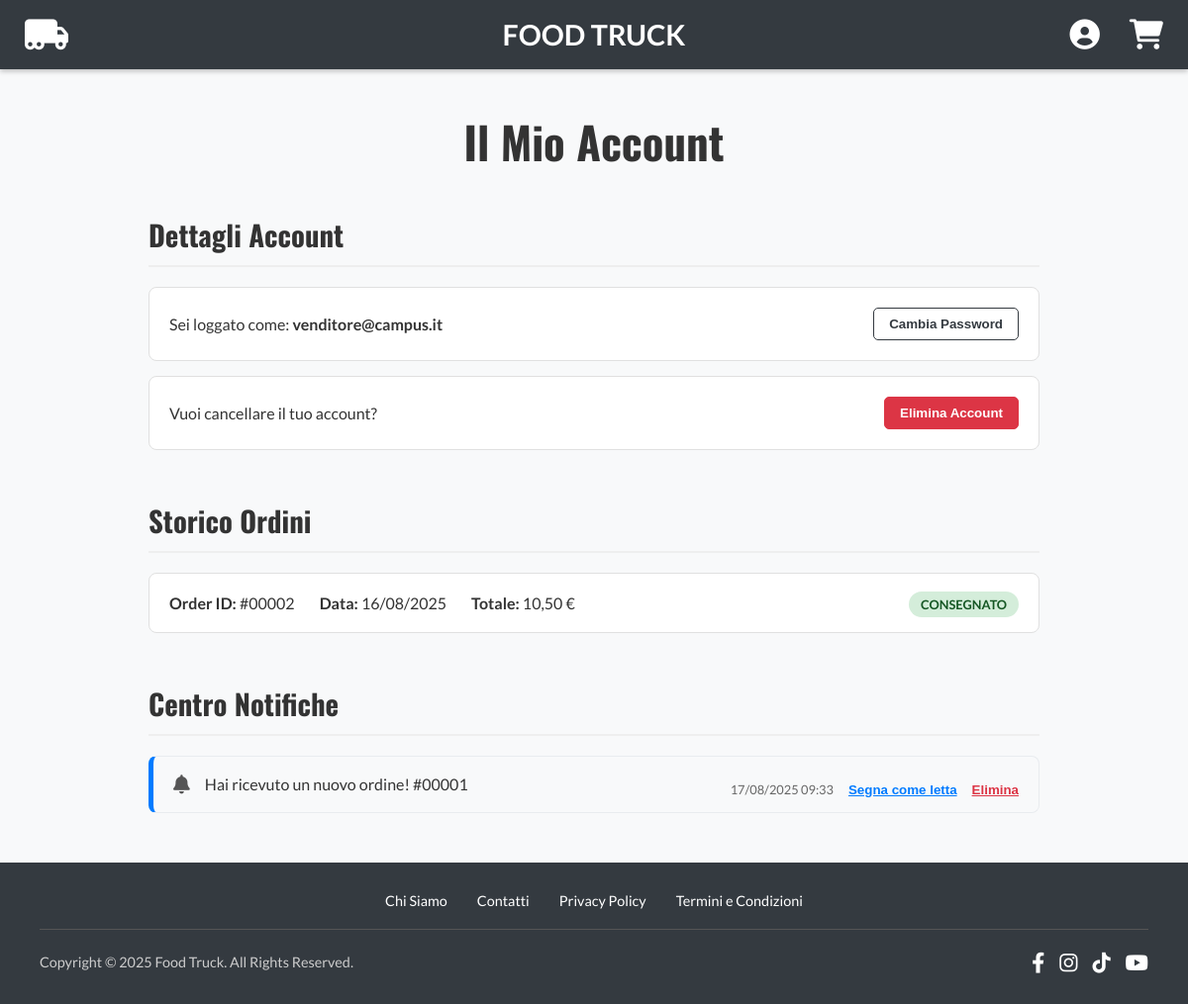
Before: /account.php (signed in) with the older database file.
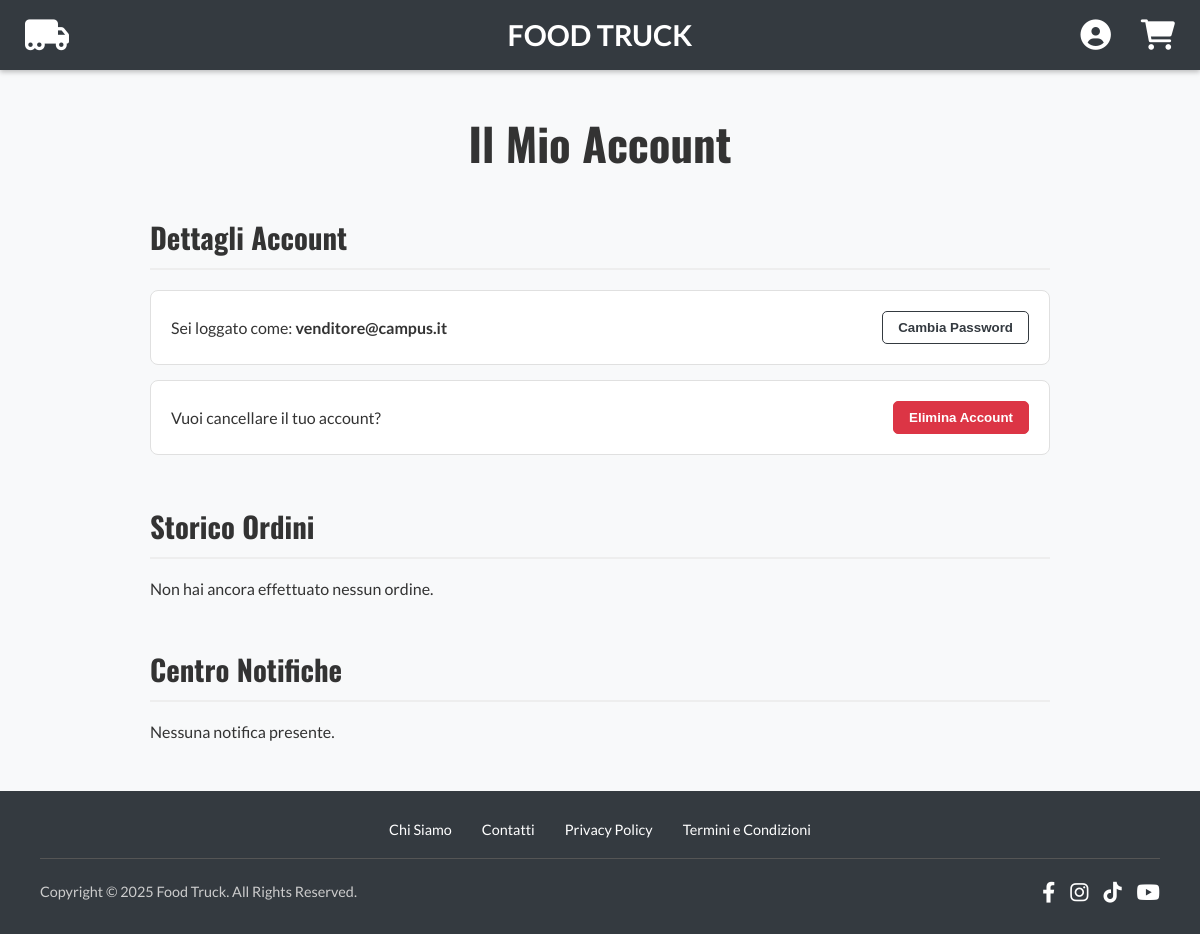
After: the same page with the newer database file.
### tables this page shows
CREATE TABLE IF NOT EXISTS `Ordini` (
    `id_ordine` INT AUTO_INCREMENT PRIMARY KEY,
    `id_utente` INT NOT NULL,
    `data_ordine` DATETIME NOT NULL DEFAULT CURRENT_TIMESTAMP,
    `totale` DECIMAL(6,2) NOT NULL CHECK (totale >= 0),
    `stato` ENUM('ricevuto', 'in_preparazione', 'in_consegna', 'consegnato', 'annullato') NOT NULL DEFAULT 'ricevuto',
    `fascia_oraria_consegna` VARCHAR(50) NOT NULL,
    `aula_consegna` VARCHAR(50),  
    `nome_ricevente` VARCHAR(100) NOT NULL,
    `cognome_ricevente` VARCHAR(100) NOT NULL,
    `note_utente` TEXT,  
    `nascosto_al_venditore` BOOLEAN NOT NULL DEFAULT FALSE,  
    FOREIGN KEY (`id_utente`) REFERENCES `Utenti`(`id_utente`)
);

CREATE TABLE IF NOT EXISTS `Notifiche` (
    `id_notifica` INT AUTO_INCREMENT PRIMARY KEY,
    `id_utente_destinatario` INT NOT NULL,
    `messaggio` TEXT NOT NULL,
    `data_creazione` DATETIME NOT NULL DEFAULT CURRENT_TIMESTAMP,
    `letta` BOOLEAN NOT NULL DEFAULT FALSE,
    `tipo_notifica` ENUM('ordine_status', 
    'sconto_benvenuto', 
    'nuovo_ordine_venditore',
    'nuovo_utente') NOT NULL,
    `id_ordine_riferimento` INT,  
    FOREIGN KEY (`id_utente_destinatario`) REFERENCES `Utenti`(`id_utente`),
    FOREIGN KEY (`id_ordine_riferimento`) REFERENCES `Ordini`(`id_ordine`)
);

### public/account.php (the view, shortened to what this page needs)
<?php
require_once __DIR__ . '/../config/db.php';
include_once __DIR__ . '/../templates/header.php';
$user_id = $_SESSION['user_id'];
$user_email = $_SESSION['user_email'];
$ordini = [];
$stmt_ordini = $conn->prepare("SELECT id_ordine, data_ordine, totale, stato FROM Ordini WHERE id_utente = ? ORDER BY data_ordine DESC");
$stmt_ordini->bind_param("i", $user_id);
$stmt_ordini->execute();
$result_ordini = $stmt_ordini->get_result();
while ($row = $result_ordini->fetch_assoc()) {
    $ordini[] = $row;
}
$notifiche = [];
$stmt_notifiche = $conn->prepare("SELECT id_notifica, messaggio, data_creazione, letta FROM Notifiche WHERE id_utente_destinatario = ? ORDER BY data_creazione DESC");
$stmt_notifiche->bind_param("i", $user_id);
$stmt_notifiche->execute();
$result_notifiche = $stmt_notifiche->get_result();
while ($row = $result_notifiche->fetch_assoc()) {
    $notifiche[] = $row;
}
?>
<link rel="stylesheet" href="css/account.css">
<div class="account-container">
    <h1>Il Mio Account</h1>
    <section class="account-section">
        <h2>Dettagli Account</h2>
        <div class="details-card">
            <span>Sei loggato come: <strong><?php echo htmlspecialchars($user_email); ?></strong></span>
            <button id="change-password-btn" class="btn-secondary">Cambia Password</button>
        </div>
        <div class="details-card">
            <span>Vuoi cancellare il tuo account?</span>
            <button id="delete-account-btn" class="btn-danger">Elimina Account</button>
        </div>
    </section>
    <section class="account-section">
        <h2>Storico Ordini</h2>
        <div class="order-history-container">
            <?php if (empty($ordini)): ?>
                <p>Non hai ancora effettuato nessun ordine.</p>
            <?php else: ?>
                <?php foreach ($ordini as $ordine): ?>
                    <div class="order-card">
                        <div class="order-info">
                            <span><strong>Order ID:</strong> #<?php echo str_pad($ordine['id_ordine'], 5, '0', STR_PAD_LEFT); ?></span>
                            <span><strong>Data:</strong> <?php echo date('d/m/Y', strtotime($ordine['data_ordine'])); ?></span>
                            <span><strong>Totale:</strong> <?php echo number_format($ordine['totale'], 2, ',', ''); ?> €</span>
                        </div>
                        <div class="order-status">
                            <span class="status-badge status-<?php echo strtolower(htmlspecialchars($ordine['stato'])); ?>">
                                <?php echo htmlspecialchars(str_replace('_', ' ', $ordine['stato'])); ?>
                            </span>
                        </div>
                    </div>
                <?php endforeach; ?>
            <?php endif; ?>
        </div>
    </section>
    <section class="account-section">
        <h2>Centro Notifiche</h2>
        <div id="notifications-list" class="notifications-container">
            <?php if (empty($notifiche)): ?>
                <p>Nessuna notifica presente.</p>
            <?php else: ?>
                <?php foreach ($notifiche as $notifica): ?>
                    <div class="notification-item <?php echo !$notifica['letta'] ? 'unread' : ''; ?>">
                        <div class="notification-text">
                            <i class="fas fa-bell"></i>
                            <p><?php echo htmlspecialchars($notifica['messaggio']); ?></p>
                        </div>
                        <div class="notification-actions">
                            <span><?php echo date('d/m/Y H:i', strtotime($notifica['data_creazione'])); ?></span>
                            <?php if (!$notifica['letta']): ?>
                                <button class="btn-link" data-action="mark_read" data-id="<?php echo $notifica['id_notifica']; ?>">Segna come letta</button>
                            <?php endif; ?>
                            <button class="btn-link-danger" data-action="delete" data-id="<?php echo $notifica['id_notifica']; ?>">Elimina</button>
                        </div>
                    </div>
                <?php endforeach; ?>
            <?php endif; ?>
        </div>
    </section>
</div>
<?php include_once __DIR__ . '/../templates/footer.php'; ?>

Changed rows visible on the page:
removed ordini: id_ordine "00002", data_ordine "16/08/2025", totale "10,50", stato "CONSEGNATO"
removed notifiche: messaggio "Hai ricevuto un nuovo ordine! #00001", data_creazione "17/08/2025 09:33"
Other visible differences:
text now shown: "Non hai ancora effettuato nessun ordine. Nessuna notifica presente."
